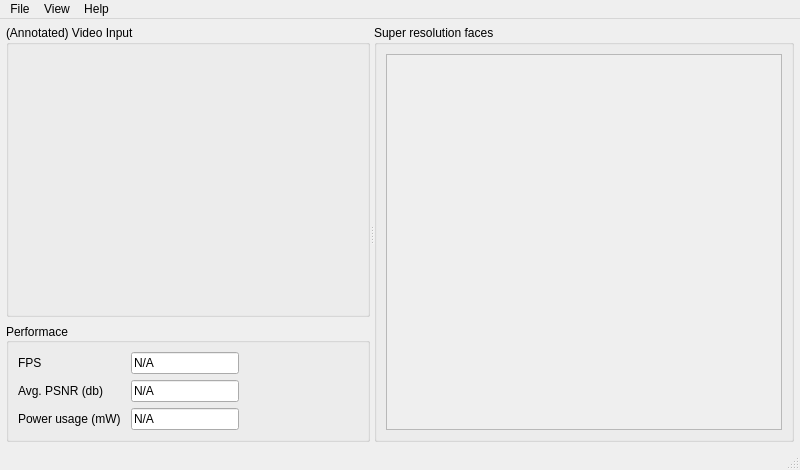
<?xml version="1.0" encoding="UTF-8"?>
<ui version="4.0">
 <class>MainWindow</class>
 <widget class="QMainWindow" name="MainWindow">
  <property name="geometry">
   <rect>
    <x>0</x>
    <y>0</y>
    <width>800</width>
    <height>470</height>
   </rect>
  </property>
  <property name="windowTitle">
   <string>Super Resolution Faces</string>
  </property>
  <widget class="QWidget" name="centralwidget">
   <layout class="QVBoxLayout" name="verticalLayout_2">
    <property name="leftMargin">
     <number>6</number>
    </property>
    <property name="topMargin">
     <number>6</number>
    </property>
    <property name="rightMargin">
     <number>6</number>
    </property>
    <property name="bottomMargin">
     <number>6</number>
    </property>
    <item>
     <widget class="QSplitter" name="splitter">
      <property name="orientation">
       <enum>Qt::Horizontal</enum>
      </property>
      <widget class="QWidget" name="widget_2" native="true">
       <property name="sizePolicy">
        <sizepolicy hsizetype="Preferred" vsizetype="Preferred">
         <horstretch>1</horstretch>
         <verstretch>0</verstretch>
        </sizepolicy>
       </property>
       <layout class="QVBoxLayout" name="verticalLayout">
        <property name="leftMargin">
         <number>0</number>
        </property>
        <property name="topMargin">
         <number>0</number>
        </property>
        <property name="rightMargin">
         <number>0</number>
        </property>
        <property name="bottomMargin">
         <number>0</number>
        </property>
        <item>
         <widget class="QGroupBox" name="groupBox">
          <property name="sizePolicy">
           <sizepolicy hsizetype="Preferred" vsizetype="Preferred">
            <horstretch>0</horstretch>
            <verstretch>1</verstretch>
           </sizepolicy>
          </property>
          <property name="autoFillBackground">
           <bool>false</bool>
          </property>
          <property name="title">
           <string>(Annotated) Video Input</string>
          </property>
          <property name="flat">
           <bool>false</bool>
          </property>
          <layout class="QVBoxLayout" name="layout_videoInput"/>
         </widget>
        </item>
        <item>
         <widget class="QGroupBox" name="groupBox_4">
          <property name="sizePolicy">
           <sizepolicy hsizetype="Preferred" vsizetype="Preferred">
            <horstretch>0</horstretch>
            <verstretch>0</verstretch>
           </sizepolicy>
          </property>
          <property name="title">
           <string>Performace</string>
          </property>
          <property name="alignment">
           <set>Qt::AlignLeading|Qt::AlignLeft|Qt::AlignVCenter</set>
          </property>
          <layout class="QFormLayout" name="formLayout">
           <property name="sizeConstraint">
            <enum>QLayout::SetDefaultConstraint</enum>
           </property>
           <property name="formAlignment">
            <set>Qt::AlignLeading|Qt::AlignLeft|Qt::AlignTop</set>
           </property>
           <property name="horizontalSpacing">
            <number>10</number>
           </property>
           <item row="2" column="0">
            <widget class="QLabel" name="label">
             <property name="text">
              <string>FPS</string>
             </property>
            </widget>
           </item>
           <item row="4" column="0">
            <widget class="QLabel" name="label_2">
             <property name="text">
              <string>Power usage (mW)</string>
             </property>
            </widget>
           </item>
           <item row="2" column="1">
            <widget class="QLineEdit" name="FPSLineEdit">
             <property name="sizePolicy">
              <sizepolicy hsizetype="Fixed" vsizetype="Fixed">
               <horstretch>0</horstretch>
               <verstretch>0</verstretch>
              </sizepolicy>
             </property>
             <property name="text">
              <string>N/A</string>
             </property>
             <property name="readOnly">
              <bool>true</bool>
             </property>
            </widget>
           </item>
           <item row="4" column="1">
            <widget class="QLineEdit" name="PowerLineEdit">
             <property name="sizePolicy">
              <sizepolicy hsizetype="Fixed" vsizetype="Fixed">
               <horstretch>0</horstretch>
               <verstretch>0</verstretch>
              </sizepolicy>
             </property>
             <property name="autoFillBackground">
              <bool>false</bool>
             </property>
             <property name="text">
              <string>N/A</string>
             </property>
             <property name="readOnly">
              <bool>true</bool>
             </property>
             <property name="clearButtonEnabled">
              <bool>false</bool>
             </property>
            </widget>
           </item>
           <item row="3" column="1">
            <widget class="QLineEdit" name="PSNRLineEdit">
             <property name="sizePolicy">
              <sizepolicy hsizetype="Fixed" vsizetype="Fixed">
               <horstretch>0</horstretch>
               <verstretch>0</verstretch>
              </sizepolicy>
             </property>
             <property name="minimumSize">
              <size>
               <width>0</width>
               <height>0</height>
              </size>
             </property>
             <property name="text">
              <string>N/A</string>
             </property>
             <property name="readOnly">
              <bool>true</bool>
             </property>
            </widget>
           </item>
           <item row="3" column="0">
            <widget class="QLabel" name="label_3">
             <property name="text">
              <string>Avg. PSNR (db)</string>
             </property>
            </widget>
           </item>
          </layout>
         </widget>
        </item>
       </layout>
      </widget>
      <widget class="QGroupBox" name="groupBox_2">
       <property name="sizePolicy">
        <sizepolicy hsizetype="Preferred" vsizetype="Preferred">
         <horstretch>3</horstretch>
         <verstretch>0</verstretch>
        </sizepolicy>
       </property>
       <property name="title">
        <string>Super resolution faces</string>
       </property>
       <layout class="QVBoxLayout" name="verticalLayout_3">
        <item>
         <widget class="QScrollArea" name="scrollArea">
          <property name="widgetResizable">
           <bool>true</bool>
          </property>
          <widget class="QWidget" name="scrollAreaWidgetContents">
           <property name="geometry">
            <rect>
             <x>0</x>
             <y>0</y>
             <width>217</width>
             <height>396</height>
            </rect>
           </property>
          </widget>
         </widget>
        </item>
       </layout>
      </widget>
     </widget>
    </item>
   </layout>
  </widget>
  <widget class="QMenuBar" name="menubar">
   <property name="geometry">
    <rect>
     <x>0</x>
     <y>0</y>
     <width>800</width>
     <height>18</height>
    </rect>
   </property>
   <widget class="QMenu" name="menuFile">
    <property name="title">
     <string>File</string>
    </property>
    <addaction name="actionGet_camera_feed"/>
    <addaction name="actionOpen_video_file"/>
    <addaction name="separator"/>
    <addaction name="actionSnapshot"/>
    <addaction name="separator"/>
    <addaction name="actionClose"/>
   </widget>
   <widget class="QMenu" name="menuView">
    <property name="title">
     <string>View</string>
    </property>
    <addaction name="actionShow_annotations"/>
   </widget>
   <widget class="QMenu" name="menuHelp">
    <property name="title">
     <string>Help</string>
    </property>
    <addaction name="actionAbout"/>
   </widget>
   <addaction name="menuFile"/>
   <addaction name="menuView"/>
   <addaction name="menuHelp"/>
  </widget>
  <widget class="QStatusBar" name="statusbar">
   <property name="enabled">
    <bool>true</bool>
   </property>
  </widget>
  <action name="actionAbout">
   <property name="text">
    <string>About</string>
   </property>
  </action>
  <action name="actionShow_annotations">
   <property name="checkable">
    <bool>true</bool>
   </property>
   <property name="checked">
    <bool>true</bool>
   </property>
   <property name="text">
    <string>Show annotations</string>
   </property>
   <property name="shortcut">
    <string>A</string>
   </property>
  </action>
  <action name="actionGet_camera_feed">
   <property name="text">
    <string>Get camera feed</string>
   </property>
  </action>
  <action name="actionOpen_video_file">
   <property name="text">
    <string>Open video file...</string>
   </property>
  </action>
  <action name="actionClose">
   <property name="text">
    <string>Close</string>
   </property>
   <property name="shortcut">
    <string>Esc</string>
   </property>
  </action>
  <action name="actionSnapshot">
   <property name="text">
    <string>Save snapshot</string>
   </property>
   <property name="shortcut">
    <string>Space</string>
   </property>
  </action>
 </widget>
 <resources/>
 <connections/>
</ui>
